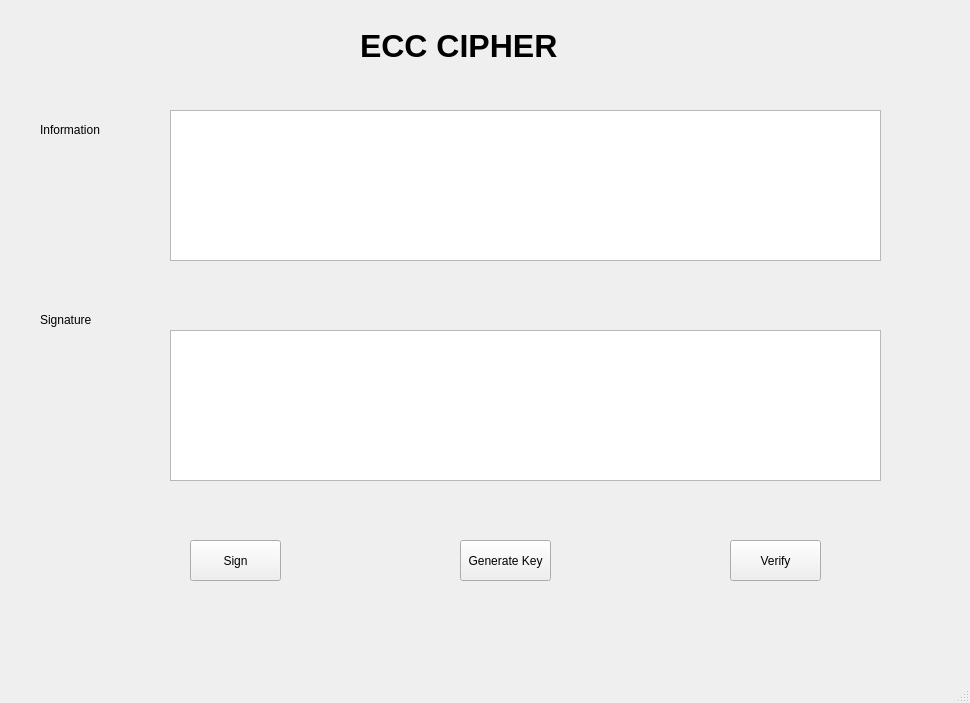
<?xml version="1.0" encoding="UTF-8"?>
<ui version="4.0">
 <class>MainWindow</class>
 <widget class="QMainWindow" name="MainWindow">
  <property name="geometry">
   <rect>
    <x>0</x>
    <y>0</y>
    <width>970</width>
    <height>703</height>
   </rect>
  </property>
  <property name="windowTitle">
   <string>MainWindow</string>
  </property>
  <widget class="QWidget" name="centralwidget">
   <widget class="QLabel" name="label">
    <property name="geometry">
     <rect>
      <x>360</x>
      <y>20</y>
      <width>261</width>
      <height>51</height>
     </rect>
    </property>
    <property name="font">
     <font>
      <pointsize>24</pointsize>
      <weight>75</weight>
      <bold>true</bold>
     </font>
    </property>
    <property name="text">
     <string>ECC CIPHER</string>
    </property>
   </widget>
   <widget class="QTextEdit" name="txt_in4">
    <property name="geometry">
     <rect>
      <x>170</x>
      <y>110</y>
      <width>711</width>
      <height>151</height>
     </rect>
    </property>
   </widget>
   <widget class="QPushButton" name="btn_ge">
    <property name="geometry">
     <rect>
      <x>460</x>
      <y>540</y>
      <width>91</width>
      <height>41</height>
     </rect>
    </property>
    <property name="text">
     <string>Generate Key</string>
    </property>
   </widget>
   <widget class="QPushButton" name="btn_verify_2">
    <property name="geometry">
     <rect>
      <x>730</x>
      <y>540</y>
      <width>91</width>
      <height>41</height>
     </rect>
    </property>
    <property name="text">
     <string>Verify</string>
    </property>
   </widget>
   <widget class="QPushButton" name="btn_sign">
    <property name="geometry">
     <rect>
      <x>190</x>
      <y>540</y>
      <width>91</width>
      <height>41</height>
     </rect>
    </property>
    <property name="text">
     <string>Sign</string>
    </property>
   </widget>
   <widget class="QTextEdit" name="txt_sign">
    <property name="geometry">
     <rect>
      <x>170</x>
      <y>330</y>
      <width>711</width>
      <height>151</height>
     </rect>
    </property>
   </widget>
   <widget class="QLabel" name="lbl_in4">
    <property name="geometry">
     <rect>
      <x>40</x>
      <y>120</y>
      <width>81</width>
      <height>20</height>
     </rect>
    </property>
    <property name="font">
     <font>
      <pointsize>9</pointsize>
     </font>
    </property>
    <property name="text">
     <string>Information</string>
    </property>
   </widget>
   <widget class="QLabel" name="lbl_sign">
    <property name="geometry">
     <rect>
      <x>40</x>
      <y>310</y>
      <width>81</width>
      <height>20</height>
     </rect>
    </property>
    <property name="font">
     <font>
      <pointsize>9</pointsize>
     </font>
    </property>
    <property name="text">
     <string>Signature</string>
    </property>
   </widget>
  </widget>
  <widget class="QMenuBar" name="menubar">
   <property name="geometry">
    <rect>
     <x>0</x>
     <y>0</y>
     <width>970</width>
     <height>26</height>
    </rect>
   </property>
  </widget>
  <widget class="QStatusBar" name="statusbar"/>
 </widget>
 <resources/>
 <connections/>
</ui>
